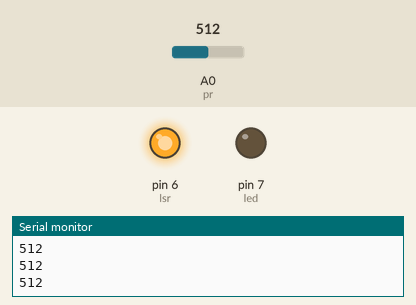
This sketch was run on a simulated Arduino Uno, built with avr-gcc and run on an emulated ATmega328P. Parts: output pins drawn as LEDs (lit = HIGH), the last lines printed to the serial monitor. The test bench sets the inputs (shaded band); at power-on: A0 (pr) = 512.

Above: at 1.2 s.
1.3 s: A0 (pr) set to 107
2.8 s: A0 (pr) set to 96
At 3.3 s:
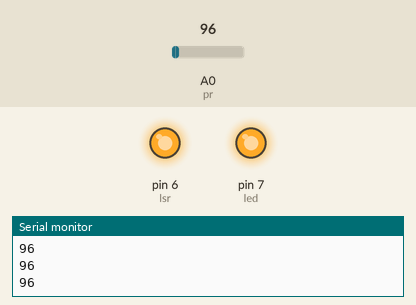
4.3 s: A0 (pr) set to 122
At 5.5 s:
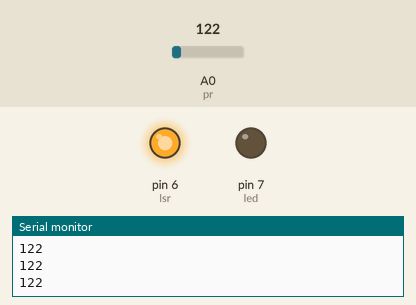
5.8 s: A0 (pr) set to 90
At 6.8 s:
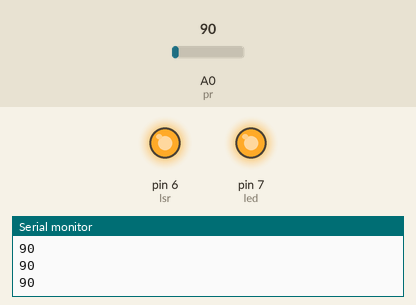
Timing chart, 0 to 8.3 s (numbered marks = the images above; inputs shaded):
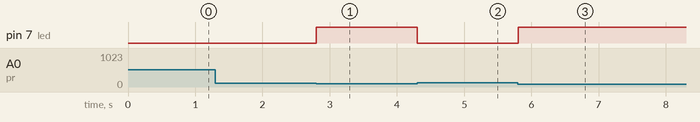

The sketch:

Tuto_laser_PR.ino
```cpp
int led = 7;
int lsr = 6;
int pr = A0;
int prd;

void setup() {

  Serial.begin(9600);

  pinMode(led, OUTPUT);
  pinMode(lsr, OUTPUT);
  pinMode(pr, INPUT);

  digitalWrite(led, 0);
  digitalWrite(lsr, 1);

}

void loop() {

  prd = analogRead(pr);

  if( prd > 100){
    digitalWrite(led, 0);
  } else {
    digitalWrite(led, 1);
  }

  Serial.println(prd);

}
```

Measured:
- the behaviour switches between 101 and 100 on A0 (pr) (found by bisection; images 0 and 1)
- after the input at 2.8 s, pin 7 (led): LOW → HIGH at once
- after the input at 4.3 s, pin 7 (led): HIGH → LOW at once
- after the input at 5.8 s, pin 7 (led): LOW → HIGH at once
